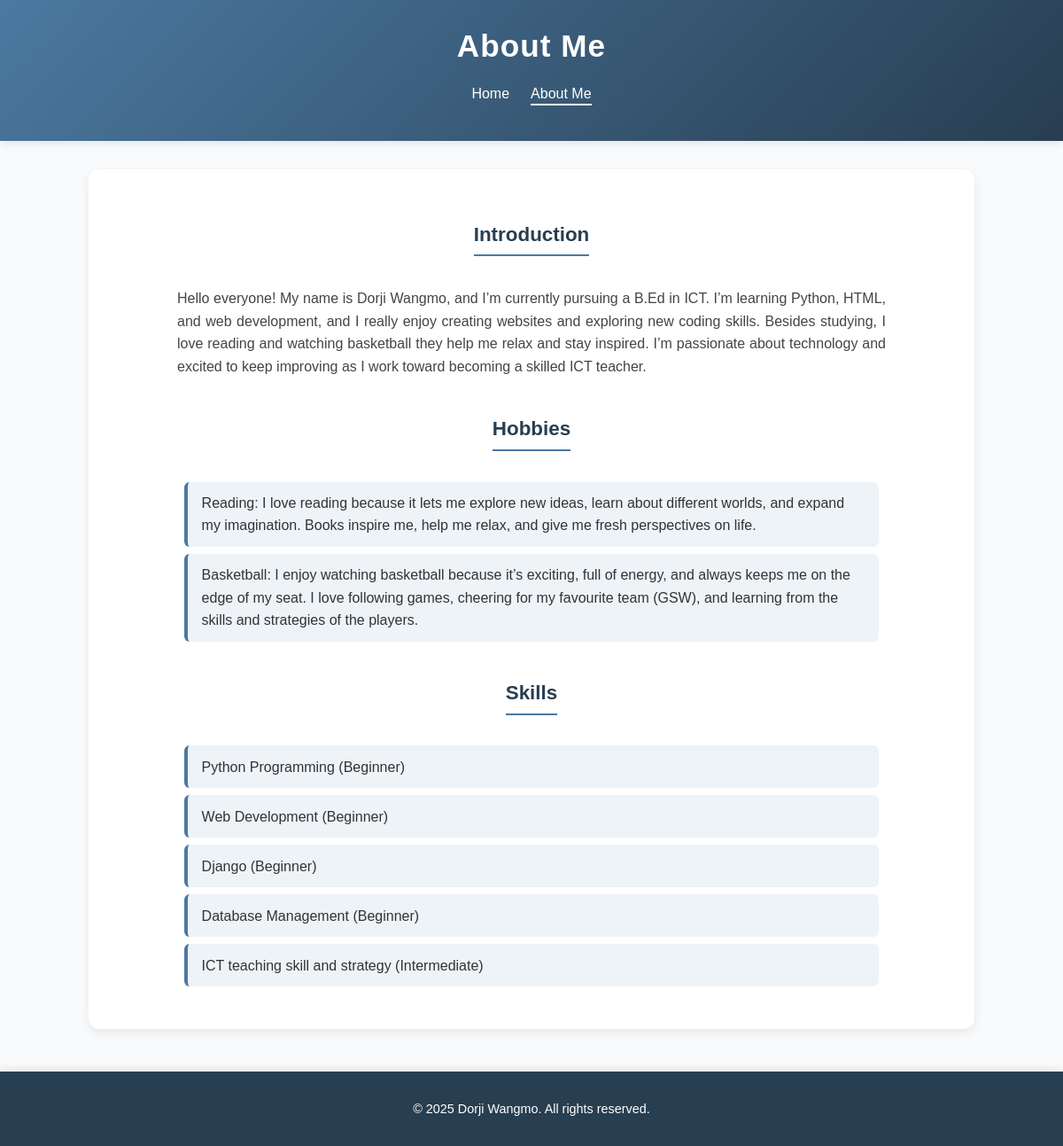
The page /about/ on the database its author committed.
### dwJourney/models.py (models this page shows, shortened)
class AboutMe(models.Model):
    name = models.CharField(max_length=100, default="Dorji Wangmo")
    intro = models.TextField()
    profile_image = models.ImageField(upload_to='profile_images/', blank=True, null=True)
    bio = models.TextField(blank=True, help_text="Short bio or tagline")

class Hobby(models.Model):
    about_me = models.ForeignKey(AboutMe, on_delete=models.CASCADE, related_name='hobbies')
    title = models.CharField(max_length=100)
    description = models.TextField(blank=True)

class Skill(models.Model):
    about_me = models.ForeignKey(AboutMe, on_delete=models.CASCADE, related_name='skills')
    name = models.CharField(max_length=100)
    proficiency = models.CharField(
        max_length=50,
        choices=[('Beginner','Beginner'), ('Intermediate','Intermediate'), ('Advanced','Advanced')],
        default='Intermediate'
    )

### dwJourney/views.py (the view)
# urls.py: path('about/', views.about_me, name='about_me'),
def about_me(request):
    about = AboutMe.objects.prefetch_related('hobbies', 'skills').first()
    return render(request, 'aboutMe.html', {'about': about})

### dwJourney/templates/aboutMe.html (shortened to what this page needs)
{% load static %}
<!DOCTYPE html>
<html lang="en">
<head>
<link rel="stylesheet" href="{% static 'styles/style.css' %}">
</head>
<body>
<header>
<h1>About Me</h1>
<nav>
  <ul>
    <li><a href="{% url 'index' %}">Home</a></li>
    <li><a href="{% url 'about_me' %}" class="active">About Me</a></li>
  </ul>
</nav>
</header>
<main>
{% if about %}
<section class="about">
  <h2>Introduction</h2>
  <p>{{ about.intro }}</p>
  {% if about.hobbies.all %}
  <h2>Hobbies</h2>
  <ul>
    {% for hobby in about.hobbies.all %}
      <li>{{ hobby.title }}{% if hobby.description %}: {{ hobby.description }}{% endif %}</li>
    {% endfor %}
  </ul>
  {% endif %}
  {% if about.skills.all %}
  <h2>Skills</h2>
  <ul>
    {% for skill in about.skills.all %}
      <li>{{ skill.name }} ({{ skill.proficiency }})</li>
    {% endfor %}
  </ul>
  {% endif %}
</section>
{% else %}
<p>No About Me content added yet.</p>
{% endif %}
</main>
<footer>
<p>© 2025 Dorji Wangmo. All rights reserved.</p>
</footer>
</body>
</html>

### dwJourney/static/styles/style.css (style rules this page uses)
body { font-family: 'Poppins', Arial, sans-serif; margin: 0; padding: 0; background-color: #f9fafb; color: #333; line-height: 1.6; }
header { background: linear-gradient(135deg, #4b79a1, #283e51); color: #fff; padding: 1.5rem 0; text-align: center; box-shadow: 0 2px 10px rgba(0, 0, 0, 0.1); }
header h1 { margin: 0; font-size: 2.2rem; letter-spacing: 1px; }
nav ul { list-style: none; padding: 0; margin-top: 0.8rem; display: flex; justify-content: center; gap: 1.5rem; }
nav ul li a { color: #fff; text-decoration: none; font-weight: 500; transition: color 0.3s ease, border-bottom 0.3s ease; padding-bottom: 0.2rem; }
nav ul li a:hover, nav ul li a.active { border-bottom: 2px solid #fff; }
main { max-width: 1000px; margin: 2rem auto; padding: 0 1rem; }
footer { background-color: #283e51; color: #fff; text-align: center; padding: 1rem 0; font-size: 0.9rem; margin-top: 3rem; box-shadow: 0 -2px 10px rgba(0, 0, 0, 0.1); }
.about { background: #ffffff; padding: 2rem; border-radius: 12px; box-shadow: 0 4px 12px rgba(0, 0, 0, 0.08); text-align: center; transition: transform 0.3s ease, box-shadow 0.3s ease; }
.about h2 { color: #283e51; border-bottom: 2px solid #4b79a1; display: inline-block; padding-bottom: 0.3rem; margin-top: 1.5rem; font-size: 1.4rem; }
.about p { font-size: 1rem; margin: 1rem auto; max-width: 800px; color: #444; text-align: justify; }
.about ul { list-style: none; padding: 0; margin-top: 1rem; }
.about ul li { background: #eef3f8; margin: 0.5rem auto; padding: 0.7rem 1rem; border-left: 4px solid #4b79a1; width: 80%; border-radius: 6px; text-align: left; color: #333; transition: background 0.2s ease; }

### rows shown on the page
AboutMe: intro "Hello everyone! My name is Dorji Wangmo, and I’m currently pursuing a B.Ed in ICT. I’m learning Python, HTML, and web development, and I really enjoy creating websites and exploring new coding skills. Besides studying, I love reading and watching basketball they help me relax and stay inspired. I’m passionate about technology and excited to keep improving as I work toward becoming a skilled ICT teacher."
Hobby: title "Reading", description "I love reading because it lets me explore new ideas, learn about different worlds, and expand my imagination. Books inspire me, help me relax, and give me fresh perspectives on life."
Hobby: title "Basketball", description "I enjoy watching basketball because it’s exciting, full of energy, and always keeps me on the edge of my seat. I love following games, cheering for my favourite team (GSW), and learning from the skills and strategies of the players."
Skill: name "Python Programming", proficiency "Beginner"
Skill: name "Web Development", proficiency "Beginner"
Skill: name "Django", proficiency "Beginner"
Skill: name "Database Management", proficiency "Beginner"
Skill: name "ICT teaching skill and strategy", proficiency "Intermediate"
